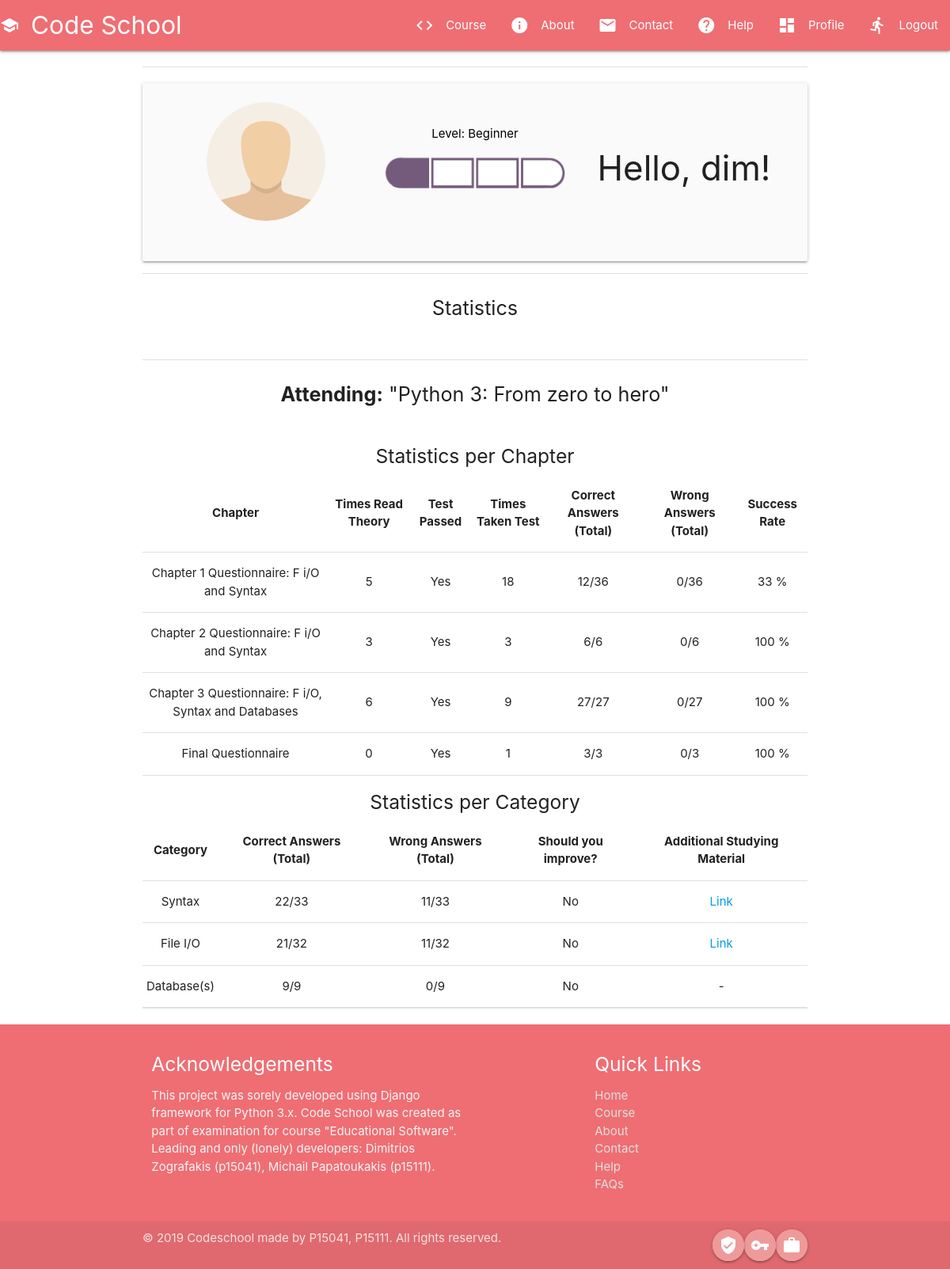
/profile/ (signed in), run on the app's committed database.
### users/models.py (models this page shows, shortened)
class Profile(models.Model):
    user = models.OneToOneField(User, on_delete=models.CASCADE)
    image = models.ImageField(default='default.png', upload_to='profile_pics')
    level = models.CharField(max_length=50, default='Beginner')
    rank = models.ImageField(default=f'ranks/Beginner.png')
    attending_course = models.CharField(max_length=100, blank=True, null=True, default='Python 3: From zero to hero')
    chapter_studying = models.PositiveIntegerField(default=1)
    test_taking = models.PositiveIntegerField(default=1)
    bad_at = models.CharField(max_length=50, default='')

### courses/models.py (models this page shows, shortened)
class Statistics(models.Model):
    user = models.ForeignKey(User, on_delete=models.CASCADE)
    questionnaire = models.ForeignKey(Questionnaire, on_delete=models.CASCADE)
    times_read = models.PositiveIntegerField(default=0)
    times_taken = models.PositiveIntegerField(default=0)
    answers_total = models.PositiveIntegerField(default=0)
    answers_correct = models.PositiveIntegerField(default=0)
    answers_wrong = models.PositiveIntegerField(default=0)
    success_rate = models.FloatField(default=100.0)
    passed = models.BooleanField(default=False)

class Questionnaire(models.Model):
    name = models.CharField(max_length=100, null=False)
    user = models.ForeignKey(settings.AUTH_USER_MODEL, related_name='questionnaire', on_delete=models.CASCADE)

class StatisticsPerCategory(models.Model):
    user = models.ForeignKey(User, on_delete=models.CASCADE)
    category = models.ForeignKey(Category, on_delete=models.CASCADE)
    answers_total = models.PositiveIntegerField(default=0)
    answers_correct = models.PositiveIntegerField(default=0)
    answers_wrong = models.PositiveIntegerField(default=0)
    bad_at = models.BooleanField(default=False)

class Category(models.Model):
    name = models.CharField(max_length=100, null=False)
    extra_material = models.CharField(max_length=100, null=False, blank=True, default='https://www.google.com',
                                      help_text='This SHOULD be url link to extra studying material for the current chapter!')
    def __str__(self):
        return self.name

### users/views.py (the view)
# urls.py: path('profile/', ProfilePageView.as_view(), name='profile'),
class ProfilePageView(LoginRequiredMixin, TemplateView):
    template_name = 'users/profile.html'
    breadcrumbs = ['profile']
    def get(self, request, *args, **kwargs):
        user = request.user
        stats = Statistics.objects.filter(user=user)
        stats_cat = StatisticsPerCategory.objects.filter(user=user)
        context = {
            'stats': stats,
            'stats_cat': stats_cat
        }
        return render(request, self.template_name, context)

### users/templates/users/profile.html (shortened to what this page needs)
{% extends 'base.html' %}
{% block content %}
    <div class="container">
        <div class="divider"></div>
        <div class="row">
            <div class="card-panel grey lighten-5 z-depth-1">
                <div class="row valign-wrapper center">
                    <div class="col s4">
                        <img src="{{ user.profile.image.url }}" alt="" style="height:150px;" class="circle responsive-img">
                    </div>
                    <div class="col s4">
                        <span class="black-text">
                            <p>Level: {{ user.profile.level }}</p>
                        </span>
                        <img src="{{ user.profile.rank.url }}" alt=""style="height:70px;" class="responsive-img">
                    </div>
                    <div class="col s4">
                        <h3>Hello, {{ user.username }}!</h3>
                    </div>
                </div>
            </div>
            <div class="divider"></div>
        </div>
        <div class="row">
            <div class="center">
                <p class="flow-text">Statistics</p>
            </div>
        </div>
        <div class="divider"></div>
        <div class="center">
            <div class="row">
            <p class="flow-text">
                <b>Attending:</b> "{{ user.profile.attending_course }}"
            </p>
            </div>
        </div>
        <h5 class="center">Statistics per Chapter</h5>
        <table class="centered">
            <thead>
            <tr>
                <th>Chapter</th>
                <th>Times Read Theory</th>
                <th>Test Passed</th>
                <th>Times Taken Test</th>
                <th>Correct Answers (Total)</th>
                <th>Wrong Answers (Total)</th>
                <th>Success Rate</th>
            </tr>
            </thead>
            <tbody>
            {% for stat in stats %}
                <tr>
                    <td>{{ stat.questionnaire.name }}</td>
                    <td>{{ stat.times_read }}</td>
                    <td>{% if stat.passed %} Yes {% else %} No {% endif %}</td>
                    <td>{{ stat.times_taken }}</td>
                    <td>{{ stat.answers_correct }}/{{ stat.answers_total }}</td>
                    <td>{{ stat.answers_wrong }}/{{ stat.answers_total }}</td>
                    <td>{{ stat.success_rate|floatformat:0 }} %</td>
                </tr>
            {% endfor %}
            </tbody>
        </table>
        <h5 class="center">Statistics per Category</h5>
        <table class="centered">
            <thead>
            <tr>
                <th>Category</th>
                <th>Correct Answers (Total)</th>
                <th>Wrong Answers (Total)</th>
                <th>Should you improve?</th>
                <th>Additional Studying Material</th>
            </tr>
            </thead>
            <tbody>
            {% for stat_c in stats_cat %}
                <tr>
                    <td>{{ stat_c.category }}</td>
                    <td>{{ stat_c.answers_correct }}/{{ stat_c.answers_total }}</td>
                    <td>{{ stat_c.answers_wrong }}/{{ stat_c.answers_total }}</td>
                    <td>{% if stat_c.bad_at %} Yes {% else %} No {% endif %}</td>
                {% if stat_c.category.extra_material %}
                    <td><a href="{{ stat_c.extra_material }}">Link</a> </td>
                {% else %}
                    <td>-</td>
                {% endif %}
                </tr>
            {% endfor %}
            </tbody>
        </table>
        <div class="divider"></div>
    </div>
{% endblock %}

### data on the page
Statistics: questionnaire.name "Chapter 1 Questionnaire: F i/O and Syntax", times_read "5", passed "Yes", times_taken "18", answers_correct "12", answers_total "36", answers_wrong "0", success_rate "33"
Statistics: questionnaire.name "Chapter 2 Questionnaire: F i/O and Syntax", times_read "3", passed "Yes", times_taken "3", answers_correct "6", answers_total "6", answers_wrong "0", success_rate "100"
Statistics: questionnaire.name "Chapter 3 Questionnaire: F i/O, Syntax and Databases", times_read "6", passed "Yes", times_taken "9", answers_correct "27", answers_total "27", answers_wrong "0", success_rate "100"
Statistics: questionnaire.name "Final Questionnaire", times_read "0", passed "Yes", times_taken "1", answers_correct "3", answers_total "3", answers_wrong "0", success_rate "100"
StatisticsPerCategory: category "Syntax", answers_correct "22", answers_total "33", answers_wrong "11", bad_at "No"
StatisticsPerCategory: category "File I/O", answers_correct "21", answers_total "32", answers_wrong "11", bad_at "No"
StatisticsPerCategory: category "Database(s)", answers_correct "9", answers_total "9", answers_wrong "0", bad_at "No"

### other printed values
{{ user.profile.level }} "Beginner"
{{ user.username }} "dim"
{{ user.profile.attending_course }} "Python 3: From zero to hero"
